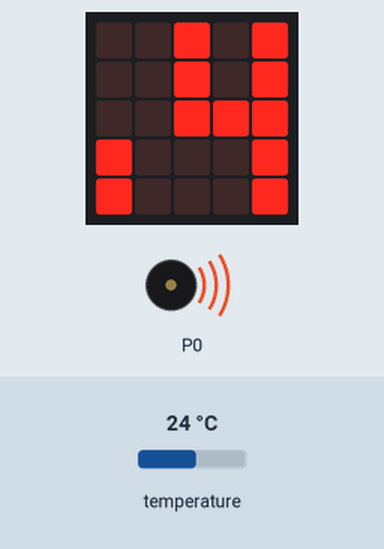
Recording of a program running on a simulated BBC micro:bit (MakeCode). Parts: the board's 5×5 LED display, buzzer (waves = sounding). The inputs (shaded band) are chosen by the test bench; at power-on: temperature 24 °C.

Above: at 1.2 s.
1.3 s: temperature set to 23.4 °C
At 8.4 s:
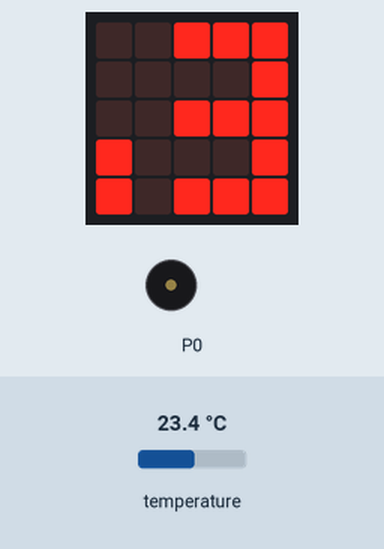
8.6 s: temperature set to 12 °C
At 15.1 s:
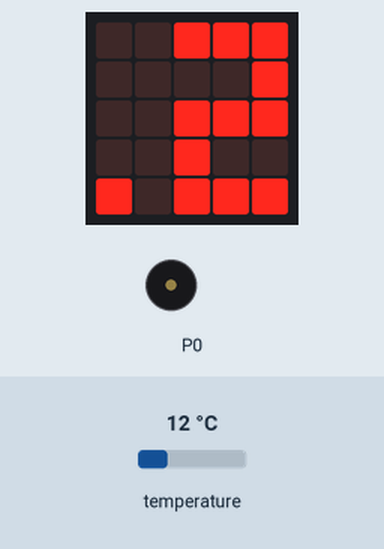
15.4 s: temperature set to 19 °C
At 21.3 s:
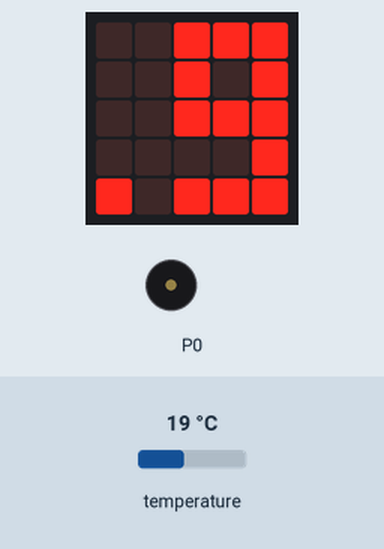
21.9 s: temperature set to 28 °C
At 28.0 s:
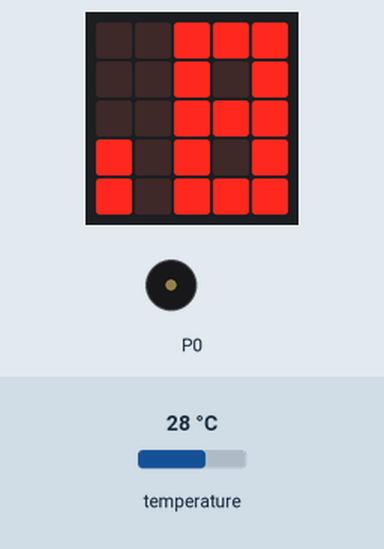
28.3 s: temperature set to 41 °C
At 34.4 s:
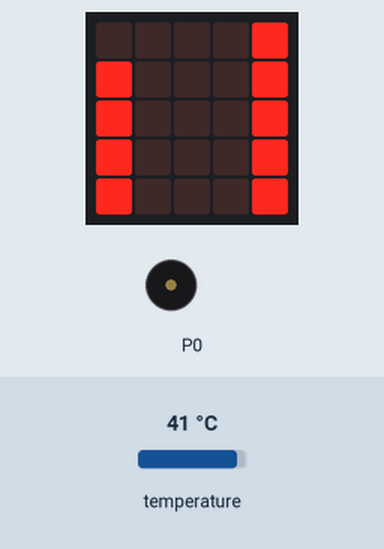
34.7 s: temperature set to 33 °C
At 40.5 s:
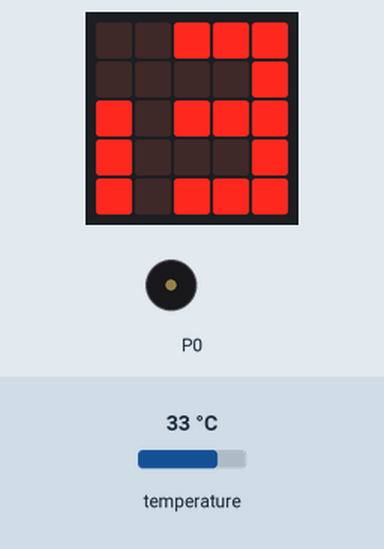
Timing chart, 0 to 42.0 s (numbered marks = the images above; inputs shaded):
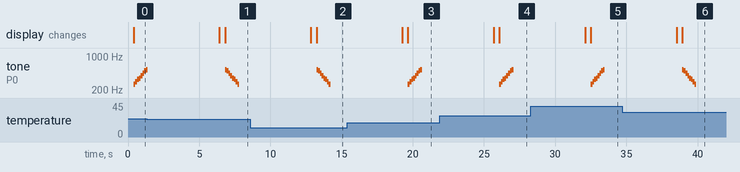

Measured:
- the behaviour switches between 24 and 23.9 °C on temperature (found by bisection; images 0 and 1)
- after the input at 1.3 s, the display: first changes after 5.1 s (image 1 shows a later state)
- after the input at 8.6 s, tone on P0: plays 523 Hz for 0.13 s, 494 Hz for 0.13 s, 440 Hz for 0.13 s, 392 Hz for 0.13 s, 349 Hz for 0.13 s, 330 Hz for 0.13 s … (8 notes in this stretch), starting after 4.6 s; the display: first changes after 4.2 s (image 2 shows a later state)
- after the input at 15.4 s, tone on P0: plays 262 Hz for 0.13 s, 294 Hz for 0.13 s, 330 Hz for 0.13 s, 349 Hz for 0.13 s, 392 Hz for 0.13 s, 440 Hz for 0.13 s … (8 notes in this stretch), starting after 4.3 s; the display: first changes after 3.9 s (image 3 shows a later state)
- after the input at 21.9 s, tone on P0: plays 262 Hz for 0.13 s, 294 Hz for 0.13 s, 330 Hz for 0.13 s, 349 Hz for 0.13 s, 392 Hz for 0.13 s, 440 Hz for 0.13 s … (8 notes in this stretch), starting after 4.2 s; the display: first changes after 3.8 s (image 4 shows a later state)
- after the input at 28.3 s, tone on P0: plays 262 Hz for 0.13 s, 294 Hz for 0.13 s, 330 Hz for 0.13 s, 349 Hz for 0.13 s, 392 Hz for 0.13 s, 440 Hz for 0.13 s … (8 notes in this stretch), starting after 4.2 s; the display: first changes after 3.8 s (image 5 shows a later state)
- after the input at 34.7 s, tone on P0: plays 523 Hz for 0.13 s, 494 Hz for 0.13 s, 440 Hz for 0.13 s, 392 Hz for 0.13 s, 349 Hz for 0.13 s, 330 Hz for 0.13 s … (8 notes in this stretch), starting after 4.2 s; the display: first changes after 3.8 s (image 6 shows a later state)
- by itself, tone on P0: plays 523 Hz for 0.13 s, 494 Hz for 0.13 s, 440 Hz for 0.13 s, 392 Hz for 0.13 s, 349 Hz for 0.13 s, 330 Hz for 0.13 s … (8 notes in this stretch)

The program:

main.ts
```typescript
let y = 0
let currentTemp = 0
let oldTemp = 0
function ShowSmallNumber (x: number) {
    y = x % 10
    if (y == 0) {
        basic.showLeds(`
            . . # # #
            . . # . #
            . . # . #
            . . # . #
            . . # # #
            `)
    }
    if (y == 1) {
        basic.showLeds(`
            . . . . #
            . . . . #
            . . . . #
            . . . . #
            . . . . #
            `)
    }
    if (y == 2) {
        basic.showLeds(`
            . . # # #
            . . . . #
            . . # # #
            . . # . .
            . . # # #
            `)
    }
    if (y == 3) {
        basic.showLeds(`
            . . # # #
            . . . . #
            . . # # #
            . . . . #
            . . # # #
            `)
    }
    if (y == 4) {
        basic.showLeds(`
            . . # . #
            . . # . #
            . . # # #
            . . . . #
            . . . . #
            `)
    }
    if (y == 5) {
        basic.showLeds(`
            . . # # #
            . . # . .
            . . # # #
            . . . . #
            . . # # #
            `)
    }
    if (y == 6) {
        basic.showLeds(`
            . . # # #
            . . # . .
            . . # # #
            . . # . #
            . . # # #
            `)
    }
    if (y == 7) {
        basic.showLeds(`
            . . # # #
            . . . . #
            . . . . #
            . . . . #
            . . . . #
            `)
    }
    if (y == 8) {
        basic.showLeds(`
            . . # # #
            . . # . #
            . . # # #
            . . # . #
            . . # # #
            `)
    }
    if (y == 9) {
        basic.showLeds(`
            . . # # #
            . . # . #
            . . # # #
            . . . . #
            . . # # #
            `)
    }
    y = Math.floor(x / 10)
    if (y > 0) {
        led.plot(0, 4)
    }
    if (y > 1) {
        led.plot(0, 3)
    }
    if (y > 2) {
        led.plot(0, 2)
    }
    if (y > 3) {
        led.plot(0, 1)
    }
    if (y > 4) {
        led.plot(0, 0)
    }
}
basic.forever(function () {
    currentTemp = input.temperature()
    if (currentTemp != oldTemp) {
        ShowSmallNumber(currentTemp)
        if (currentTemp > oldTemp) {
            music.playMelody("C D E F G A B C5 ", 500)
        } else {
            music.playMelody("C5 B A G F E D C ", 500)
        }
        oldTemp = currentTemp
    }
    basic.pause(5000)
})
```

test.ts
```typescript
// Hier kann man Tests durchführen; diese Datei wird nicht kompiliert, wenn dieses Paket als Erweiterung verwendet wird.
```
